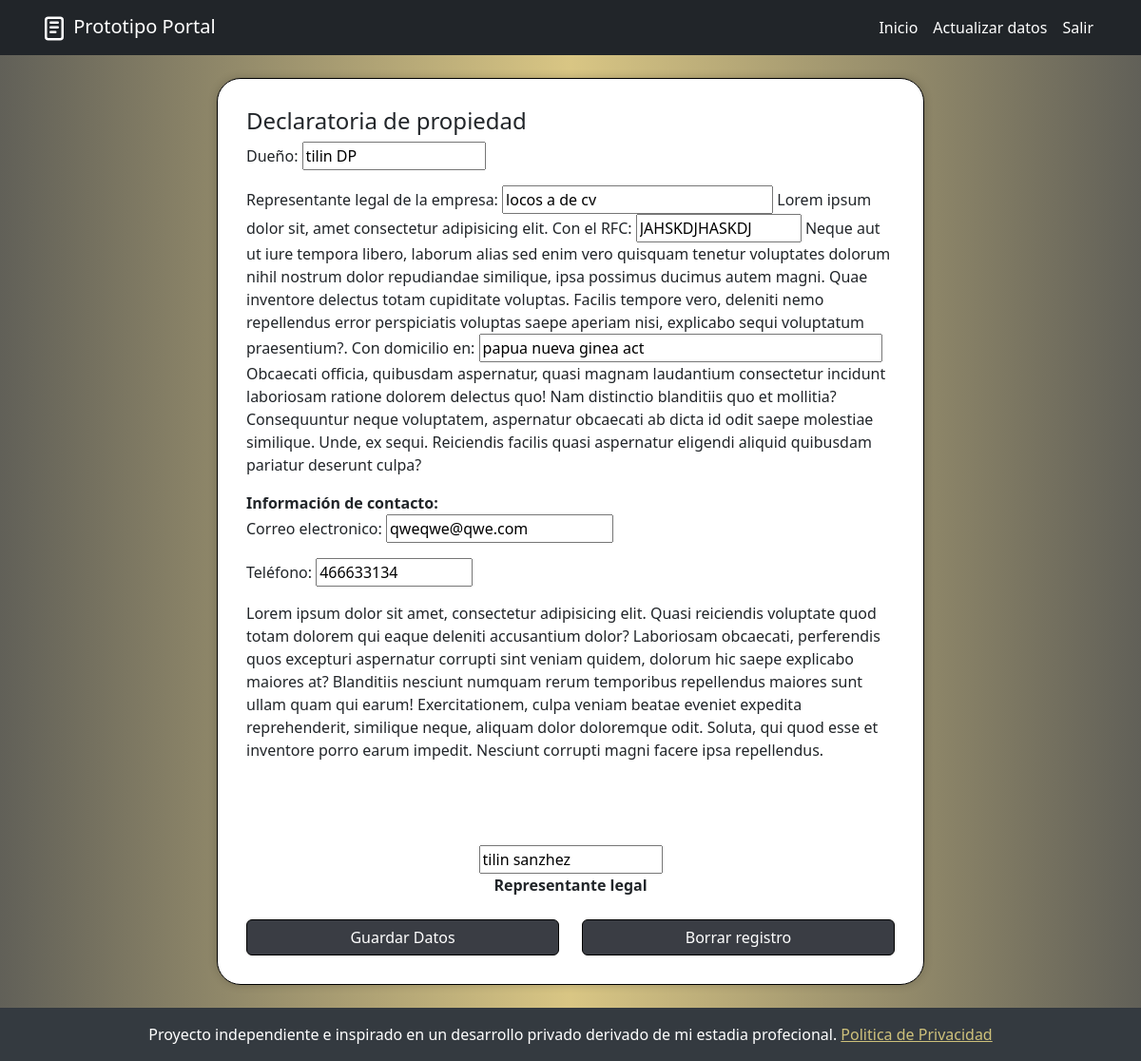
Page /declaratoria_propiedad/ (signed in) on the committed database.
### Portal/models.py (models this page shows, shortened)
class declaratoriaPropiedadModel(models.Model):
    dueñoDP = models.CharField(max_length=255)
    empresaDP = models.CharField(max_length=255)
    rfcDP = models.CharField(max_length=13)
    domicilioDP = models.CharField(max_length=255)
    emailDP = models.EmailField(max_length=255)
    telefonoDP = models.CharField(max_length=30)
    reprelegalDP = models.CharField(max_length=255)
    user = models.ForeignKey(User, on_delete=models.CASCADE)

### Portal/views.py (the view)
# urls.py: path('declaratoria_propiedad/', views.declaratoriaPropiedad, name= 'declaratoriaPropiedad'),
def declaratoriaPropiedad(request):
    datos = declaratoriaPropiedadModel.objects.filter(user=request.user).first()
    if request.method == 'POST':
        if datos:
            form = formDeclaratoriaPropiedad(request.POST, instance=datos)
        else:
            form = formDeclaratoriaPropiedad(request.POST)
        if form.is_valid():
            instancia = form.save(commit=False)
            instancia.user = request.user  # Asegúrate de asignar el usuario si es necesario
            instancia.save()
            messages.success(request, 'Datos de Declaratoria de propiedad enviados correctamente')
            return redirect('home')
        else:
            messages.error(request, 'Por favor introdusca valores validos.')
            print(form.errors)
    else:
        if datos:
            form = formDeclaratoriaPropiedad(instance=datos)
        else:
            form = formDeclaratoriaPropiedad()
    return render(request, 'Documentos/declaratoriaPropiedad.html', {
        'form': form
    })

### Portal/templates/Documentos/declaratoriaPropiedad.html (shortened to what this page needs)
{% extends 'base.html' %} {% block content %}
<div class="container-fluid mb-4" >
    <div class="row justify-content-center">
        <div class="documentosGenerales-card col-12 col-sm-10 col-md-6 col-lg-6 col-xl-8 ">
            <form id="formularioDP" action="{% url 'declaratoriaPropiedad' %}" method="post">
            <h4>Declaratoria de propiedad</h4>
            <p>Dueño: {{form.dueñoDP}}</p>
            <p>Representante legal de la empresa: {{form.empresaDP}} Lorem ipsum dolor sit, amet consectetur adipisicing elit. Con el RFC: {{form.rfcDP}} Neque aut ut iure tempora libero, laborum alias sed enim vero quisquam tenetur voluptates dolorum nihil nostrum dolor repudiandae similique, ipsa possimus ducimus autem magni. Quae inventore delectus totam cupiditate voluptas. Facilis tempore vero, deleniti nemo repellendus error perspiciatis voluptas saepe aperiam nisi, explicabo sequi voluptatum praesentium?. Con domicilio en: {{form.domicilioDP}} Obcaecati officia, quibusdam aspernatur, quasi magnam laudantium consectetur incidunt laboriosam ratione dolorem delectus quo! Nam distinctio blanditiis quo et mollitia? Consequuntur neque voluptatem, aspernatur obcaecati ab dicta id odit saepe molestiae similique. Unde, ex sequi. Reiciendis facilis quasi aspernatur eligendi aliquid quibusdam pariatur deserunt culpa?</p>
            <strong>Información de contacto:</strong>
            <p>Correo electronico: {{form.emailDP}}</p>
            <p>Teléfono: {{form.telefonoDP}}</p>
            <p>Lorem ipsum dolor sit amet, consectetur adipisicing elit. Quasi reiciendis voluptate quod totam dolorem qui eaque deleniti accusantium dolor? Laboriosam obcaecati, perferendis quos excepturi aspernatur corrupti sint veniam quidem, dolorum hic saepe explicabo maiores at? Blanditiis nesciunt numquam rerum temporibus repellendus maiores sunt ullam quam qui earum! Exercitationem, culpa veniam beatae eveniet expedita reprehenderit, similique neque, aliquam dolor doloremque odit. Soluta, qui quod esse et inventore porro earum impedit. Nesciunt corrupti magni facere ipsa repellendus.</p>
            <br>
            <br>
            <br>
            <div class="text-center mb-4">
                {{form.reprelegalDP}}
                <br>
                <strong>Representante legal</strong>
            </form>
        </div>
            <div class="d-grid gap-4">
                <div class="row text-center">
                    <div class="col-12 col-md-6 ">
                        <button type="submit" class="btn btn-primary w-100 botongral" form="formularioDP" >
                            Guardar Datos
                        </button>
                    </div>
                    <div class="col-12 col-md-6">
                        <button type="submit" class="btn btn-primary w-100 botongral" >
                            Borrar registro
                        </button>
                    </div>
                </div>
            </div>
        </div>
    </div>
{% endblock %}

### Portal/static/css/styles.css (style rules this page uses)
body { background: #616058; background: linear-gradient(90deg, rgba(97, 96, 88, 1) 0%, rgba(217, 198, 132, 1) 50%, rgba(97, 96, 88, 1) 100%); }
.documentosGenerales-card { border: 1px solid rgb(0, 0, 0); background-color: #fff; box-shadow: 0 0 10px rgba(0, 0, 0, 0.2); padding: 30px; justify-content: center; border-radius: 25px; }
.botongral { background-color: #3a3d44; border-color: #000000; }

### rows in the picture
declaratoriaPropiedadModel: dueñoDP "tilin DP", empresaDP "locos a de cv", rfcDP "JAHSKDJHASKDJ", domicilioDP "papua nueva ginea act", emailDP "qweqwe@qwe.com", telefonoDP "466633134", reprelegalDP "tilin sanzhez"
